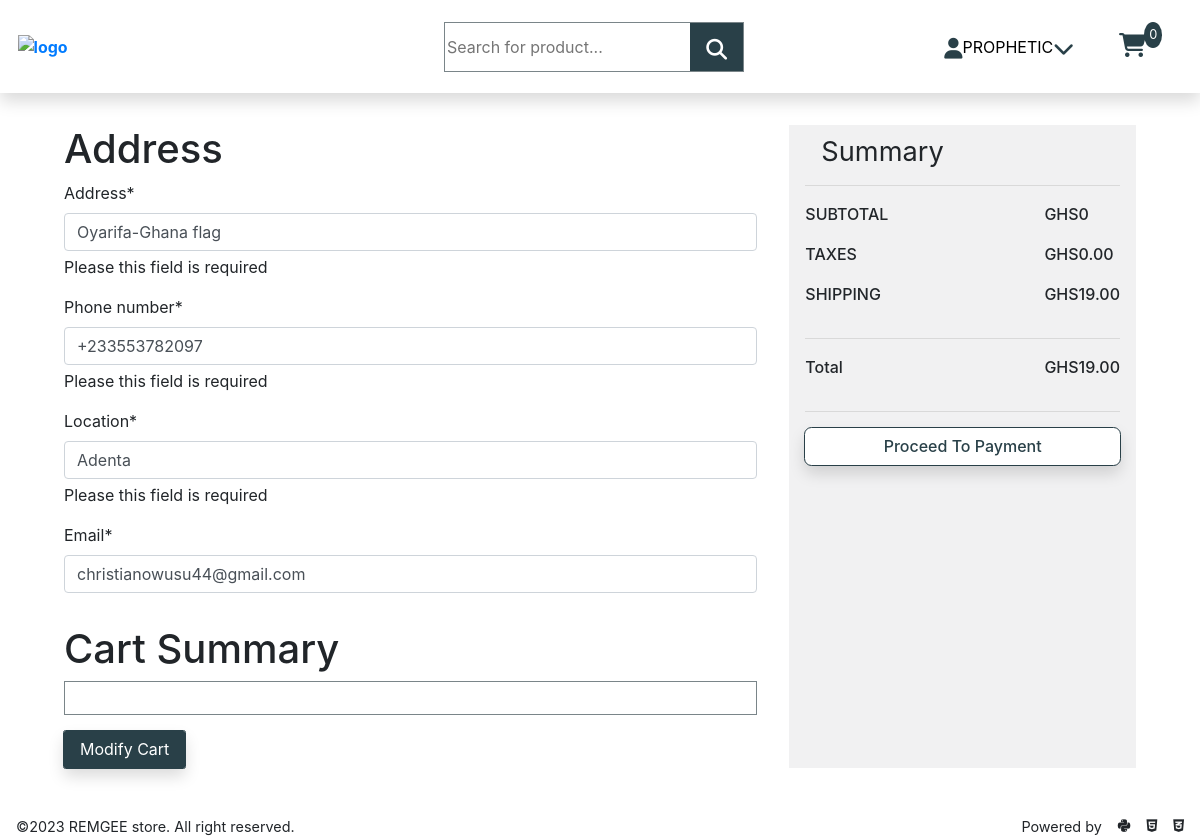
The app's page /checkout/ (signed in) with its own data.
### customer/models.py (models this page shows, shortened)
class Customer(models.Model):
    user = models.OneToOneField(User, on_delete=models.CASCADE)
    address = models.CharField(max_length=100,null=True, help_text='Please this field is required')
    phone_number = PhoneNumberField(null=True, help_text='Please this field is required')
    location = models.CharField(max_length=20,null=True, help_text="Please this field is required")

### store/models.py (models this page shows)
class ShippingTax(models.Model):
    shipping = models.DecimalField(max_digits=8, decimal_places=2, default=0)
    tax = models.DecimalField(max_digits=8, decimal_places=2, default=0)

### store/views.py (the view)
# urls.py: path('checkout/', CheckoutView.as_view(), name='checkout'),
class CheckoutView(View):
    def get(self, request):
        cart_items = self.get_cart_items_for_current_user(request)
        c_form = CheckoutForm(instance=request.user.customer)
        u_form = UserEmailUpdate(instance=request.user)
        shippingTax = ShippingTax.objects.first()
        price_array = []
        for subtotal in cart_items:
            price_array.append(subtotal.quantity * subtotal.price)
        tax = shippingTax.tax * sum(price_array)
        total = sum(price_array) + tax + shippingTax.shipping
        decimal_places = 2
        round_ = round(total, decimal_places)
        context = {
            'subtotal': sum(price_array),
            'shipping': shippingTax.shipping,
            'tax': tax,
            'total': round_,
            'c_form': c_form,
            'u_form': u_form,
            'cart_items': cart_items
        }
        template_name = 'store/checkout.html'
        return render(request, template_name, context)
    def get_cart_items_for_current_user(self, request):
        if request.user.is_authenticated:
            cart_items = CartItem.objects.filter(cart__user=request.user)
            total_quantity = cart_items.aggregate(total_quantity=Sum("quantity"))[
                "total_quantity"
            ]
        else:
            cart_items = []
        return cart_items

### store/forms.py
class CheckoutForm(forms.ModelForm):
    class Meta:
        model = Customer
        fields = ['address', 'phone_number', 'location']

class UserEmailUpdate(forms.ModelForm):
    email = forms.EmailField()
    class Meta:
        model = User
        fields = ['email']

### templates/store/checkout.html (shortened to what this page needs)
{% extends 'base.html' %}
{% load crispy_forms_tags %}
{% block content %}
<section class="checkout__wrapper">
    <article>
        <h1 class="checkout__header">Address</h1>
        <form method="POST" enctype="multipart/form-data">
            <fieldset class="form-group">
                {{ c_form|crispy }}
                {{ u_form|crispy }}
            </fieldset>
        </form>
        <h1 class="checkout__header">Cart Summary</h1>
        <div class="cart__summary">
        </div>
        <a href="{% url 'cart_list' %}">
            <button class="modify__cart shadow">Modify Cart</button>
        </a>
    </article>
    <article class="summary__wrapper">
        <h1 class="">Summary</h1>
        <hr />
        <div class="summary">
            <div>
                <p>Subtotal</p>
                <p>Taxes</p>
                <p>Shipping</p>
            </div>
            <div>
                <p>GHS{{subtotal}}</p>
                <p>GHS{{tax}}</p>
                <p>GHS{{shipping}}</p>
            </div>
        </div>
        <hr />
        <div class="total">
            <p>Total</p>
            <p>GHS<span id="total">{{total}}</span></p>
        </div>
        <hr />
        <button id="checkout__button" class="checkout__button shadow">Proceed to
            Payment</button>
    </article>
</section>
{% endblock %}

### templates/partial/header_partial.html (shortened to what this page needs)
{% load static %}
<div class="static">
  <nav class="nav__bar shadow">
    <div class="logo">
      <a href="{% url 'product_home' %}">
        <img src="{% static 'img/logo.png' %}" alt="logo" />
      </a>
    </div>
    <div class="search__product">
      <input id="search" type="search" placeholder="Search for product..." autocomplete="off" />
      <button id="search__product" class="search__button">
        <i class="fa-solid fa-magnifying-glass"></i>
      </button>
    </div>
    <div class="user__detail">
      {% if user.is_authenticated %}
      <button id="userdetail__dropdown" class="auth__div">
        <i class="fa-solid fa-user"></i>
        <p class="auth__name">{{ user.username }}</p>
        <i class="fa-solid fa-chevron-down"></i>
      </button>
      {% else %}
      <div class="auth__div">
        <a style="color: var(--primary-color); font-size: 1.4rem;" href="{% url 'login' %}" class="auth__name">Login</a>
      </div>
      {% endif %}
    </div>
    <div class="cart__section__header">
      <a class="cart__div" href="{% url 'cart_list' %}">
        <button class="cart__button cart cart__div">
          <i class="fa-solid fa-cart-shopping"></i>
          <span id="cart__info">0</span>
        </button>
      </a>
    </div>
  </nav>
</div>

### static_files/css/global.css (style rules this page uses)
body, h1, h2, h3, h4, h5, h6, p, ul, ol, li { margin: 0; padding: 0; }
:root { --primary-color: #294048; --primary-background: #f1f1f2; --primary-color-light: #7a8589; }
body { font-family: 'Poppins', sans-serif; font-weight: 300; font-size: 14px; line-height: 1.5; }
a { color: var(--primary-color); text-decoration: none; font-weight: bolder; }
.shadow { box-shadow: 0 10px 6px rgba(0, 0, 0, 0.1); }
.fa-solid { color: var(--primary-color); font-size: 1.3rem; }
img { width: 100%; height: 300px; object-fit: cover; }
button { cursor: pointer; }

### static_files/css/header.css (style rules this page uses)
.nav__bar { position: relative; display: flex; justify-content: space-between; align-items: center; padding-top: 2rem; padding-bottom: 2rem; padding-right: 1rem; }
.static { position: sticky; top: 0; left: 0; z-index: 10; background-color: #fff; }
.logo { position: absolute; left: 1.1rem; background-color: #fff; }
.logo img { width: 130px; height: 120px; object-fit: contain; z-index: 10; }
.search__product { display: none; position: relative; }
.search__product input { width: 100%; }
.search__button { border: none; background-color: var(--primary-color); height: 40px; padding: 1rem 1rem 2rem 1rem; }
.search__button i { color: #fff; }
.user__detail { position: absolute; right: 10%; display: none; }
.auth__div { display: flex; justify-content: center; align-items: flex-end; background-color: #fff; border: 0; outline: 0; }
.auth__name { margin-bottom: 0; text-transform: uppercase; }
.cart__section__header { margin-left: auto; color: var(--primary-color); }
.cart { position: relative; }
.cart span { position: absolute; top: -10px; right: -10px; background-color: var(--primary-color); color: #fff; font-size: 0.8rem; border-radius: 50%; padding: 0.2rem 0.3rem; text-align: center; }
.cart__button { background: none; border: 0; outline: 0; }
.cart__button i { font-size: 1.5rem; }

### static_files/css/header-media.css (style rules this page uses)
@media (min-width: 768px) { .logo img { width: 150px; height: 130px; } }
@media (min-width: 768px) { .search__product { display: flex; justify-content: space-between; align-items: center; position: absolute; left: 30%; border: 1px solid var(--primary-color-light); height: 50px; width: 300px; } }
@media (min-width: 768px) { .search__product input { border: 0; outline: none; color: var(--primary-color-light); } }
@media (min-width: 768px) { .search__button { border: none; background-color: var(--primary-color); height: 40px; padding: 1rem 1rem 2rem 1rem; } }
@media (min-width: 768px) { .search__button i { color: #fff; } }
@media (min-width: 768px) { .user__detail { display: block; } }
@media (min-width: 1024px) { .search__product { display: flex; justify-content: space-between; align-items: center; position: absolute; left: 37%; border: 1px solid var(--primary-color-light); height: 50px; width: 300px; } }
@media (min-width: 1024px) { .cart { margin-right: 2rem; } }

### static_files/css/check-out.css (style rules this page uses)
.checkout__button { outline: 0; padding: 0.4rem 1rem; }

### static_files/css/register.css (style rules this page uses)
#id_email { display: block; width: 100%; height: calc(1.5em + 0.75rem + 2px); padding: 0.375rem 0.75rem; font-size: 1rem; font-weight: 400; line-height: 1.5; color: #495057; background-color: #fff; background-clip: padding-box; border: 1px solid #ced4da; border-radius: 0.25rem; transition: border-color 0.15s ease-in-out, box-shadow 0.15s ease-in-out; }

### static_files/css/cart_list.css (style rules this page uses)
.summary__wrapper { background-color: #f1f1f2; padding: 0.7rem 1rem; }
.summary__wrapper h1 { font-size: 1.7rem; font-weight: 400; margin-left: 1rem; }
.summary { display: flex; justify-content: space-between; align-items: center; text-transform: uppercase; font-weight: 500; }
.total { display: flex; justify-content: space-between; align-items: center; font-weight: 500; }
.checkout__button { background-color: #fff; border: none; outline: 1px solid var(--primary-color); border-radius: 0.4rem; text-transform: capitalize; color: var(--primary-color); transition: background-color all 0.4s; font-weight: 500; width: 100%; }

### static_files/css/checkout.css (style rules this page uses)
.checkout__wrapper { display: grid; grid-template-columns: 1fr; gap: 1rem; margin: 2rem 1rem 2rem 1rem; }
.checkout__header { font-weight: 500; }
.cart__summary { border: 1px solid var(--primary-color-light); padding: 1rem; }
.modify__cart { background-color: var(--primary-color); border: none; outline: 1px solid var(--primary-color); color: #fff; padding: 0.4rem 1rem; margin-top: 1rem; border-radius: 0.1rem; }

### static_files/css/checkout-media.css (style rules this page uses)
@media (min-width: 640px) { .checkout__wrapper { grid-template-columns: 1fr; } }
@media (min-width: 1024px) { .checkout__wrapper { grid-template-columns: 2fr 1fr; gap: 2rem; margin: 2rem 4rem 2rem 4rem; } }

### records on screen
Customer: address "Oyarifa-Ghana flag", phone_number "+233553782097", location "Adenta"
ShippingTax: shipping "19.00"

### other values on screen
{{ user.username }} "PROPHETIC"
{{ subtotal }} "0"
{{ tax }} "0.00"
{{ total }} "19.00"
